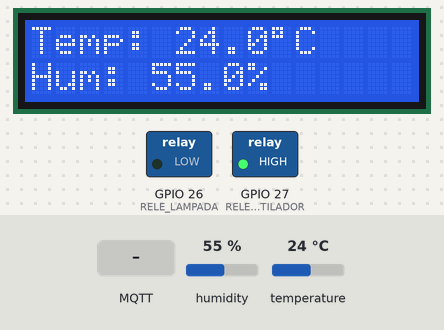
Recording of a sketch running on a simulated ESP32. On the bench: 16×2 character LCD, switched loads named in the sketch (green lamp = pin HIGH). The inputs (shaded band) are chosen by the test bench; at power-on: humidity 55 %, temperature 24 °C. WiFi joins after 1.5 s; servers stay silent unless stated; no MQTT or app messages arrive unless stated; what the sketch prints to the serial monitor is not drawn.

Above: at 5.8 s.
5.9 s: humidity set to 69 %
At 8.6 s:
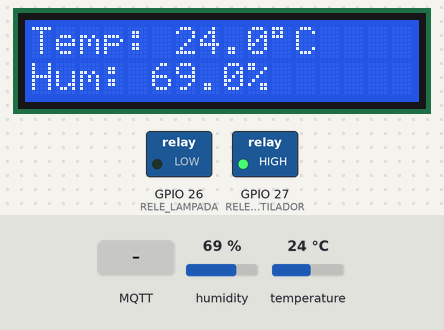
9.2 s: humidity set to 72 %
At 12.0 s:
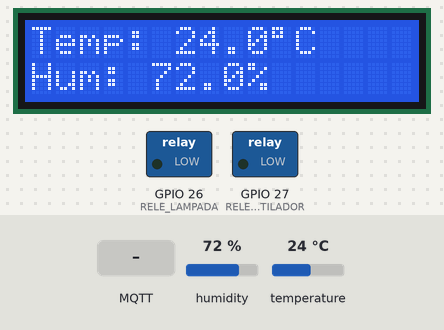
16.7 s: temperature set to 29 °C
At 17.8 s:
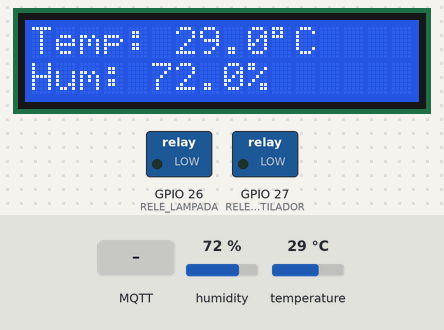
18.2 s: temperature set to 32 °C
At 20.1 s:
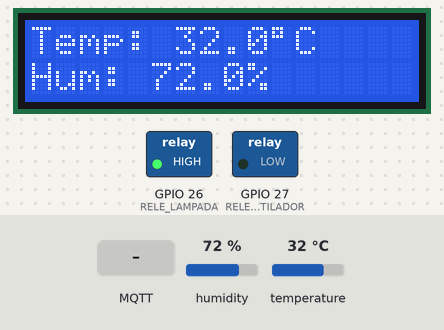
25.7 s: MQTT message "off" arrives on the second subscribed topic
At 26.9 s:
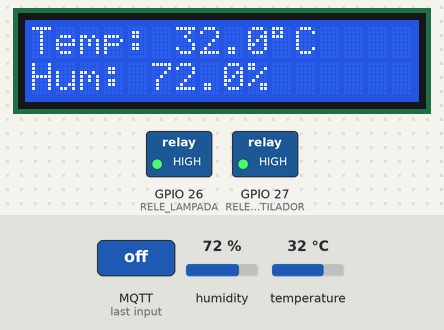
27.2 s: MQTT message "on" arrives on the first subscribed topic
At 28.2 s:
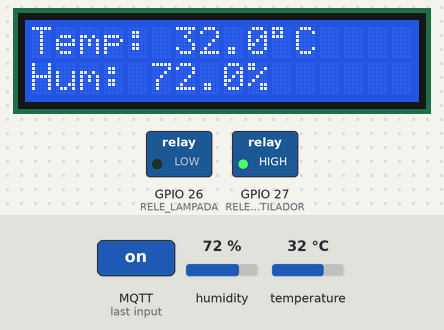
Timing chart, 0 to 30.2 s (numbered marks = the images above; inputs shaded):
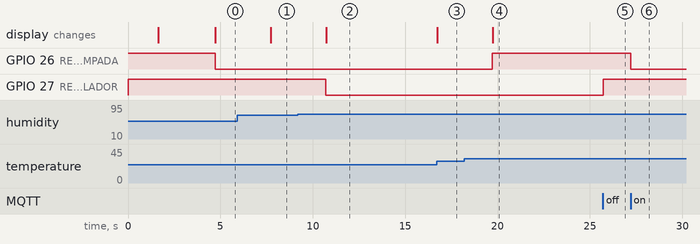

Measured:
- the behaviour switches between 70 and 71 % on humidity (found by bisection; images 1 and 2)
- the behaviour switches between 30 and 31 °C on temperature (found by bisection; images 3 and 4)
- after the input at 5.9 s, the display: changes after 1.8 s (image 1)
- after the input at 9.2 s, GPIO 27 (RELE_VENTILADOR): HIGH → LOW after 1.5 s; the display: changes after 1.5 s (image 2)
- after the input at 16.7 s, the display: changes at once (image 3)
- after the input at 18.2 s, GPIO 26 (RELE_LAMPADA): LOW → HIGH after 1.5 s; the display: changes after 1.5 s (image 4)
- after the input at 25.7 s, GPIO 27 (RELE_VENTILADOR): LOW → HIGH at once
- after the input at 27.2 s, GPIO 26 (RELE_LAMPADA): HIGH → LOW at once

The sketch:

sistema_avicola_esp32_com_MQTT.ino
```cpp
/*
  ============================================================================
  SISTEMA AUTOMÁTICO DE CONTROLO E MONITORIZAÇÃO REMOTA DE CRIADEIRAS AVÍCOLAS
  Fazenda Kalivala - Huambo
  VERSÃO COM COMUNICAÇÃO REMOTA (MQTT) — acesso fora da rede local
  ============================================================================

  Esta versão mantém tudo o que já tínhamos (WiFi, LCD, DHT11, página web
  local, controlo automático e manual por relés) e ADICIONA comunicação
  via protocolo MQTT, para que o dispositivo possa ser monitorizado e
  controlado a partir de QUALQUER rede com internet (não só a rede local).

  Como funciona:
   - O ESP32 liga-se a um "broker" MQTT (um servidor intermediário na
     internet) e PUBLICA os valores de temperatura, humidade e estado
     dos dispositivos.
   - O ESP32 também SUBSCREVE (fica "à escuta") em tópicos de comando,
     para poder ser controlado remotamente (ligar/desligar/automático).
   - Uma página web separada (remote_dashboard.html), aberta em qualquer
     dispositivo com internet, liga-se ao MESMO broker e comunica com
     o ESP32 através dele — não precisa de estar na mesma rede WiFi.

  IMPORTANTE — Broker público vs. privado:
   Este código usa, por defeito, o broker público "broker.hivemq.com"
   (gratuito, sem necessidade de conta, ideal para testes/desenvolvimento).
   Por ser público, qualquer pessoa que souber os nomes dos teus tópicos
   pode ver os dados ou enviar comandos. Por isso:
     1. Usamos um PREFIXO ÚNICO nos tópicos (definido abaixo em TOPICO_BASE)
        para reduzir a hipótese de colisão com outros utilizadores;
     2. Para uma versão final / apresentação do trabalho, recomenda-se
        migrar para um broker privado com autenticação, por exemplo:
        - HiveMQ Cloud (tem plano gratuito, com utilizador/senha e TLS)
        - Mosquitto próprio, num servidor/Raspberry Pi
     Este ponto pode e deve ser discutido no capítulo de "Trabalhos
     Futuros" ou "Limitações" do teu trabalho escrito.

  Biblioteca adicional necessária:
   - PubSubClient (by Nick O'Leary) — instalar via Library Manager
*/

#include <WiFi.h>
#include <WebServer.h>
#include <DHT.h>
#include <Wire.h>
#include <LiquidCrystal_I2C.h>
#include <PubSubClient.h>

// ---------------------- CONFIGURAÇÕES DA REDE WIFI ----------------------
const char* ssid     = "NOME_DA_SUA_REDE";
const char* password = "SENHA_DA_SUA_REDE";

// ---------------------- CONFIGURAÇÃO DO BROKER MQTT ----------------------
const char* mqtt_server = "broker.hivemq.com";
const int   mqtt_port   = 1883;

// Prefixo único dos tópicos — ALTERA isto para algo só teu, ex: o teu nome
// ou número de estudante, para reduzir a hipótese de colisão com outros.
const char* TOPICO_BASE = "kalivala_huambo_avicola_SEUNOME";

String topicoTemperatura      = String(TOPICO_BASE) + "/temperatura";
String topicoHumidade         = String(TOPICO_BASE) + "/humidade";
String topicoLampadaEstado    = String(TOPICO_BASE) + "/lampada/estado";
String topicoLampadaComando   = String(TOPICO_BASE) + "/lampada/comando";
String topicoLampadaModo      = String(TOPICO_BASE) + "/lampada/modo";
String topicoVentiladorEstado = String(TOPICO_BASE) + "/ventilador/estado";
String topicoVentiladorComando= String(TOPICO_BASE) + "/ventilador/comando";
String topicoVentiladorModo   = String(TOPICO_BASE) + "/ventilador/modo";

WiFiClient espClient;
PubSubClient mqttClient(espClient);

// ---------------------- CONFIGURAÇÃO DO SENSOR DHT11 ----------------------
#define DHTPIN   4
#define DHTTYPE  DHT11
DHT dht(DHTPIN, DHTTYPE);

// ---------------------- CONFIGURAÇÃO DO LCD I2C ----------------------
LiquidCrystal_I2C lcd(0x27, 16, 2);

// ---------------------- PINOS DOS RELÉS ----------------------
#define RELE_LAMPADA    26
#define RELE_VENTILADOR 27
#define RELE_ON  LOW
#define RELE_OFF HIGH

// ---------------------- LIMIARES PARA PINTINHOS ----------------------
float TEMP_MIN = 30.0;
float TEMP_MAX = 34.0;
float HUM_MAX  = 70.0;

// ---------------------- VARIÁVEIS DE ESTADO ----------------------
float temperatura = 0.0;
float humidade    = 0.0;

bool lampadaLigada    = false;
bool ventiladorLigado = false;

bool modoAutoLampada    = true;
bool modoAutoVentilador = true;

unsigned long ultimaLeitura = 0;
const unsigned long INTERVALO_LEITURA = 3000;

unsigned long ultimaPublicacaoMQTT = 0;
const unsigned long INTERVALO_MQTT = 5000; // publica no broker a cada 5s

WebServer server(80);

// ============================================================================
// PÁGINA WEB LOCAL (igual à versão anterior — continua disponível na rede local)
// ============================================================================
const char PAGINA_HTML[] PROGMEM = R"rawliteral(
<!DOCTYPE html>
<html lang="pt">
<head>
<meta charset="UTF-8">
<meta name="viewport" content="width=device-width, initial-scale=1">
<title>Fazenda Kalivala - Monitorização Avícola</title>
<style>
  body{font-family:Arial,Helvetica,sans-serif;background:#f2f5f0;margin:0;padding:20px;color:#2c3e2c;}
  .container{max-width:520px;margin:0 auto;}
  h1{text-align:center;font-size:1.4em;color:#2e5d32;}
  .card{background:#fff;border-radius:10px;padding:16px;margin-bottom:16px;box-shadow:0 2px 6px rgba(0,0,0,0.1);}
  .valores{display:flex;justify-content:space-around;text-align:center;}
  .valor{font-size:1.8em;font-weight:bold;}
  .label{font-size:0.85em;color:#666;}
  .dispositivo{display:flex;justify-content:space-between;align-items:center;margin-bottom:10px;}
  .estado{font-weight:bold;padding:4px 10px;border-radius:6px;color:#fff;}
  .on{background:#2e7d32;}
  .off{background:#b0bec5;}
  button{padding:8px 14px;margin-left:6px;border:none;border-radius:6px;cursor:pointer;font-size:0.9em;color:#fff;}
  .btn-on{background:#2e7d32;}
  .btn-off{background:#c62828;}
  .btn-auto{background:#1565c0;}
  .modo{font-size:0.8em;color:#555;margin-top:4px;}
</style>
</head>
<body>
<div class="container">
  <h1>Fazenda Kalivala &mdash; Monitorização Avícola (Local)</h1>

  <div class="card">
    <div class="valores">
      <div>
        <div class="valor" id="temp">--</div>
        <div class="label">Temperatura (&deg;C)</div>
      </div>
      <div>
        <div class="valor" id="hum">--</div>
        <div class="label">Humidade (%)</div>
      </div>
    </div>
  </div>

  <div class="card">
    <div class="dispositivo">
      <span>💡 Lâmpada (aquecimento)</span>
      <span id="estadoLampada" class="estado off">--</span>
    </div>
    <div>
      <button class="btn-on" onclick="comando('lampada','on')">Ligar</button>
      <button class="btn-off" onclick="comando('lampada','off')">Desligar</button>
      <button class="btn-auto" onclick="comando('lampada','auto')">Automático</button>
    </div>
    <div class="modo" id="modoLampada">Modo: --</div>
  </div>

  <div class="card">
    <div class="dispositivo">
      <span>🌀 Ventilador</span>
      <span id="estadoVentilador" class="estado off">--</span>
    </div>
    <div>
      <button class="btn-on" onclick="comando('ventilador','on')">Ligar</button>
      <button class="btn-off" onclick="comando('ventilador','off')">Desligar</button>
      <button class="btn-auto" onclick="comando('ventilador','auto')">Automático</button>
    </div>
    <div class="modo" id="modoVentilador">Modo: --</div>
  </div>

</div>

<script>
async function atualizarDados(){
  try{
    const resp = await fetch('/dados');
    const d = await resp.json();
    document.getElementById('temp').innerText = d.temperatura.toFixed(1);
    document.getElementById('hum').innerText = d.humidade.toFixed(1);

    const estL = document.getElementById('estadoLampada');
    estL.innerText = d.lampada ? 'LIGADA' : 'DESLIGADA';
    estL.className = 'estado ' + (d.lampada ? 'on' : 'off');
    document.getElementById('modoLampada').innerText = 'Modo: ' + (d.autoLampada ? 'Automático' : 'Manual');

    const estV = document.getElementById('estadoVentilador');
    estV.innerText = d.ventilador ? 'LIGADO' : 'DESLIGADO';
    estV.className = 'estado ' + (d.ventilador ? 'on' : 'off');
    document.getElementById('modoVentilador').innerText = 'Modo: ' + (d.autoVentilador ? 'Automático' : 'Manual');
  }catch(e){
    console.error('Erro ao obter dados', e);
  }
}

async function comando(dispositivo, acao){
  await fetch('/comando?dispositivo=' + dispositivo + '&acao=' + acao);
  atualizarDados();
}

setInterval(atualizarDados, 2000);
window.onload = atualizarDados;
</script>
</body>
</html>
)rawliteral";

// ============================================================================
// FUNÇÕES DE CONTROLO DOS RELÉS
// ============================================================================
void ligarLampada(bool estado) {
  lampadaLigada = estado;
  digitalWrite(RELE_LAMPADA, estado ? RELE_ON : RELE_OFF);
}

void ligarVentilador(bool estado) {
  ventiladorLigado = estado;
  digitalWrite(RELE_VENTILADOR, estado ? RELE_ON : RELE_OFF);
}

// ============================================================================
// LÓGICA DE CONTROLO AUTOMÁTICO
// ============================================================================
void controloAutomatico() {
  if (modoAutoLampada) {
    if (temperatura < TEMP_MIN) {
      ligarLampada(true);
    } else if (temperatura >= TEMP_MIN + 1.0) {
      ligarLampada(false);
    }
  }

  if (modoAutoVentilador) {
    if (temperatura > TEMP_MAX || humidade > HUM_MAX) {
      ligarVentilador(true);
    } else if (temperatura <= TEMP_MAX - 1.0 && humidade <= HUM_MAX - 5.0) {
      ligarVentilador(false);
    }
  }
}

// ============================================================================
// COMUNICAÇÃO MQTT
// ============================================================================

// Aplica um comando recebido (via MQTT ou via web local) — função partilhada
void aplicarComando(String dispositivo, String acao) {
  if (dispositivo == "lampada") {
    if (acao == "on")       { modoAutoLampada = false; ligarLampada(true); }
    else if (acao == "off") { modoAutoLampada = false; ligarLampada(false); }
    else if (acao == "auto"){ modoAutoLampada = true; }
  } else if (dispositivo == "ventilador") {
    if (acao == "on")       { modoAutoVentilador = false; ligarVentilador(true); }
    else if (acao == "off") { modoAutoVentilador = false; ligarVentilador(false); }
    else if (acao == "auto"){ modoAutoVentilador = true; }
  }
}

// Chamada sempre que chega uma mensagem MQTT num tópico subscrito
void callbackMQTT(char* topic, byte* payload, unsigned int length) {
  String mensagem;
  for (unsigned int i = 0; i < length; i++) {
    mensagem += (char)payload[i];
  }
  mensagem.trim();
  mensagem.toLowerCase();

  String topicoRecebido = String(topic);

  if (topicoRecebido == topicoLampadaComando) {
    aplicarComando("lampada", mensagem);
  } else if (topicoRecebido == topicoVentiladorComando) {
    aplicarComando("ventilador", mensagem);
  }
}

// Liga (ou religa) ao broker MQTT, e subscreve aos tópicos de comando
void reconectarMQTT() {
  while (!mqttClient.connected()) {
    Serial.print("A ligar ao broker MQTT...");
    // ID de cliente único, baseado no MAC do ESP32, para evitar conflitos
    String clientId = "ESP32-Kalivala-" + WiFi.macAddress();

    if (mqttClient.connect(clientId.c_str())) {
      Serial.println(" ligado!");
      mqttClient.subscribe(topicoLampadaComando.c_str());
      mqttClient.subscribe(topicoVentiladorComando.c_str());
    } else {
      Serial.print(" falhou, código=");
      Serial.print(mqttClient.state());
      Serial.println(" — nova tentativa em 3s");
      delay(3000);
    }
  }
}

// Publica o estado actual no broker, para quem estiver a ver remotamente
void publicarEstadoMQTT() {
  mqttClient.publish(topicoTemperatura.c_str(), String(temperatura, 1).c_str());
  mqttClient.publish(topicoHumidade.c_str(), String(humidade, 1).c_str());
  mqttClient.publish(topicoLampadaEstado.c_str(), lampadaLigada ? "on" : "off");
  mqttClient.publish(topicoVentiladorEstado.c_str(), ventiladorLigado ? "on" : "off");
  mqttClient.publish(topicoLampadaModo.c_str(), modoAutoLampada ? "auto" : "manual");
  mqttClient.publish(topicoVentiladorModo.c_str(), modoAutoVentilador ? "auto" : "manual");
}

// ============================================================================
// LEITURA DO SENSOR E ATUALIZAÇÃO DO LCD
// ============================================================================
void lerSensorEAtualizarLCD() {
  float t = dht.readTemperature();
  float h = dht.readHumidity();

  if (isnan(t) || isnan(h)) {
    lcd.clear();
    lcd.setCursor(0, 0);
    lcd.print("Erro no sensor");
    lcd.setCursor(0, 1);
    lcd.print("DHT11!");
    return;
  }

  temperatura = t;
  humidade = h;

  controloAutomatico();

  lcd.clear();
  lcd.setCursor(0, 0);
  lcd.print("Temp: ");
  lcd.print(temperatura, 1);
  lcd.print((char)223);
  lcd.print("C");

  lcd.setCursor(0, 1);
  lcd.print("Hum: ");
  lcd.print(humidade, 1);
  lcd.print("%");
}

// ============================================================================
// HANDLERS DO SERVIDOR WEB LOCAL
// ============================================================================
void handleRaiz() {
  server.send_P(200, "text/html", PAGINA_HTML);
}

void handleDados() {
  String json = "{";
  json += "\"temperatura\":" + String(temperatura, 1) + ",";
  json += "\"humidade\":" + String(humidade, 1) + ",";
  json += "\"lampada\":" + String(lampadaLigada ? "true" : "false") + ",";
  json += "\"ventilador\":" + String(ventiladorLigado ? "true" : "false") + ",";
  json += "\"autoLampada\":" + String(modoAutoLampada ? "true" : "false") + ",";
  json += "\"autoVentilador\":" + String(modoAutoVentilador ? "true" : "false");
  json += "}";
  server.send(200, "application/json", json);
}

void handleComando() {
  if (server.hasArg("dispositivo") && server.hasArg("acao")) {
    aplicarComando(server.arg("dispositivo"), server.arg("acao"));
  }
  server.send(200, "text/plain", "OK");
}

// ============================================================================
// SETUP
// ============================================================================
void setup() {
  Serial.begin(115200);

  pinMode(RELE_LAMPADA, OUTPUT);
  pinMode(RELE_VENTILADOR, OUTPUT);
  ligarLampada(false);
  ligarVentilador(false);

  lcd.init();
  lcd.backlight();
  dht.begin();

  // ---------- LIGAÇÃO AO WIFI ----------
  lcd.clear();
  lcd.setCursor(0, 0);
  lcd.print("Conectando...");
  lcd.setCursor(0, 1);
  lcd.print(ssid);

  WiFi.begin(ssid, password);
  int tentativas = 0;
  while (WiFi.status() != WL_CONNECTED && tentativas < 40) {
    delay(500);
    Serial.print(".");
    tentativas++;
  }

  lcd.clear();
  if (WiFi.status() == WL_CONNECTED) {
    lcd.setCursor(0, 0);
    lcd.print("WiFi conectado!");
    lcd.setCursor(0, 1);
    lcd.print(WiFi.localIP());
    Serial.println();
    Serial.print("IP do ESP32 (rede local): ");
    Serial.println(WiFi.localIP());
    delay(3000);
  } else {
    lcd.setCursor(0, 0);
    lcd.print("Falha na ligacao");
    lcd.setCursor(0, 1);
    lcd.print("Verifique WiFi");
    delay(3000);
  }

  // ---------- MQTT (COMUNICAÇÃO REMOTA) ----------
  mqttClient.setServer(mqtt_server, mqtt_port);
  mqttClient.setCallback(callbackMQTT);

  // ---------- SERVIDOR WEB LOCAL ----------
  server.on("/", handleRaiz);
  server.on("/dados", handleDados);
  server.on("/comando", handleComando);
  server.begin();
  Serial.println("Servidor web local iniciado.");
  Serial.println("Comunicação remota (MQTT) configurada.");
  Serial.print("Prefixo dos tópicos: ");
  Serial.println(TOPICO_BASE);
}

// ============================================================================
// LOOP PRINCIPAL
// ============================================================================
void loop() {
  // Mantém a ligação MQTT viva (reconecta se cair)
  if (!mqttClient.connected()) {
    reconectarMQTT();
  }
  mqttClient.loop();

  // Servidor web local (rede local)
  server.handleClient();

  unsigned long agora = millis();

  // Leitura do sensor e actualização do LCD
  if (agora - ultimaLeitura >= INTERVALO_LEITURA) {
    ultimaLeitura = agora;
    lerSensorEAtualizarLCD();
  }

  // Publicação periódica no broker MQTT (comunicação remota)
  if (agora - ultimaPublicacaoMQTT >= INTERVALO_MQTT) {
    ultimaPublicacaoMQTT = agora;
    publicarEstadoMQTT();
  }
}
```
